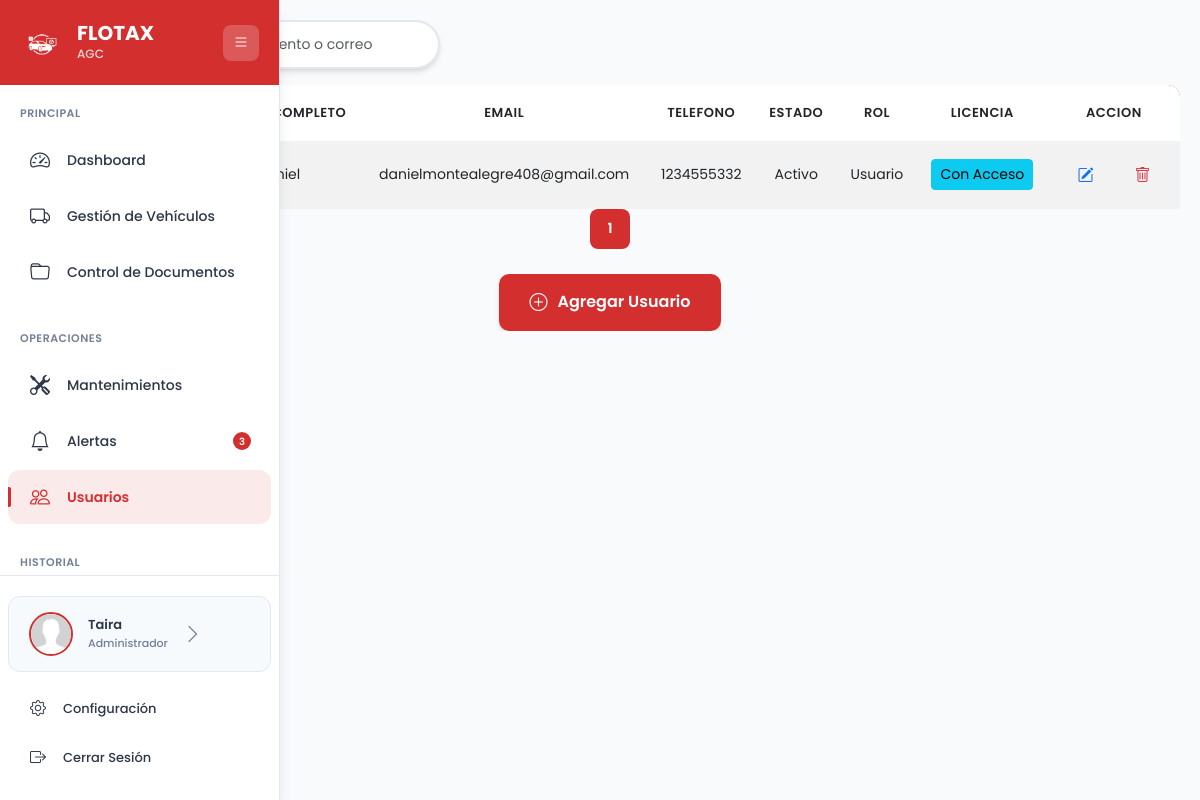
The page /roles/admin/usuarios.php (signed in) on the database its author committed.
### tables this page shows
CREATE TABLE `usuarios` (
  `documento` varchar(20) NOT NULL,
  `nombre_completo` varchar(100) NOT NULL,
  `email` varchar(100) NOT NULL,
  `password` varchar(500) NOT NULL,
  `telefono` bigint(20) NOT NULL,
  `id_estado_usuario` int(11) NOT NULL,
  `id_rol` int(11) NOT NULL,
  `reset_token` varchar(255) DEFAULT NULL,
  `reset_expira` datetime DEFAULT NULL,
  `joined_at` timestamp NOT NULL DEFAULT current_timestamp() ON UPDATE current_timestamp(),
  `foto_perfil` varchar(255) DEFAULT NULL,
  `fecha_nacimiento` date DEFAULT NULL,
  `nit_empresa` int(11) DEFAULT NULL
);

CREATE TABLE `estado_usuario` (
  `id_estado` int(11) NOT NULL,
  `tipo_stade` text NOT NULL
);

CREATE TABLE `roles` (
  `id_rol` int(11) NOT NULL,
  `tip_rol` text NOT NULL
);

### roles/admin/usuarios.php (the view, shortened to what this page needs)
<?php
$db = new Database();
$con = $db->conectar();
$documento = $_SESSION['documento'] ?? null;
$nombre_completo = $_SESSION['nombre_completo'] ?? null;
$foto_perfil = $_SESSION['foto_perfil'] ?? null;
if (!$nombre_completo || !$foto_perfil) {
    $user_query = $con->prepare("SELECT * FROM usuarios WHERE documento = :documento");
    $user_query->bindParam(':documento', $documento, PDO::PARAM_STR);
    $user_query->execute();
    $user = $user_query->fetch(PDO::FETCH_ASSOC);
    $foto_perfil = $user['foto_perfil'] ?: 'css/img/perfil.jpg';
}
?>
<!DOCTYPE html>
<html lang="es">
<head>
  <link href="https://cdn.jsdelivr.net/npm/bootstrap@5.3.0/dist/css/bootstrap.min.css" rel="stylesheet">
  <link rel="stylesheet" href="https://cdn.jsdelivr.net/npm/bootstrap-icons@1.10.0/font/bootstrap-icons.css" />
  <link rel="stylesheet" href="https://cdnjs.cloudflare.com/ajax/libs/font-awesome/6.0.0-beta3/css/all.min.css">
  <link rel="stylesheet" href="css/usuarios.css" />
</head>
<body>
  <?php include 'menu.php'; ?>
  <div class="content">
    <div class="buscador mb-3">
    </div>
    <div class="table-responsive">
      <table class="table table-striped table-bordered" id="tablaUsuarios">
        <thead class="text-center">
            <tr>
                <th>#</th>
                <th>Documento</th>
                <th>Nombre Completo</th>
                <th>Email</th>
                <th>Telefono</th>
                <th>Estado</th>
                <th>Rol</th>
                <th>Licencia</th>
                <th>Accion</th>
            </tr>
        </thead>
        <tbody>
            <?php
            $sql = $con->prepare("SELECT u.*, r.tip_rol, es.tipo_stade,
                                        IF(ul.id_acceso IS NOT NULL AND ul.estado = 1, 'con acceso', 'sin acceso') AS estado_acceso
                                 FROM usuarios AS u
                                 JOIN roles AS r ON u.id_rol = r.id_rol
                                 JOIN estado_usuario AS es ON u.id_estado_usuario = es.id_estado
                                 LEFT JOIN usuarios_licencias AS ul ON u.documento = ul.doc_usu AND ul.estado = 1
                                 WHERE u.id_rol = 2
                                 GROUP BY u.documento
                                 ORDER BY u.nombre_completo ASC");
            $sql->execute();
            $resultados = $sql->fetchAll(PDO::FETCH_ASSOC);
            $count = 1;
            foreach ($resultados as $resu) {
            ?>
            <tr class="text-center">
              <td><?php echo $count++; ?></td>
              <td><?php echo htmlspecialchars($resu['documento']); ?></td>
              <td><?php echo htmlspecialchars($resu['nombre_completo']); ?></td>
              <td><?php echo htmlspecialchars($resu['email']); ?></td>
              <td><?php echo htmlspecialchars($resu['telefono']); ?></td>
              <td><?php echo htmlspecialchars($resu['tipo_stade']); ?></td>
              <td><?php echo htmlspecialchars($resu['tip_rol']); ?></td>
              <td>
                <?php
                  if ($resu['estado_acceso'] == 'con acceso') {
                      echo '<button class="btn btn-info btn-sm btn-quitar-acceso"
                                  data-bs-toggle="modal"
                                  data-bs-target="#modalQuitarAcceso"
                                  data-documento="' . htmlspecialchars($resu['documento']) . '"
                                  data-nombre="' . htmlspecialchars($resu['nombre_completo']) . '">
                                  Con Acceso
                            </button>';
                  }
                ?>
              </td>
              <td>
                <div class="d-flex justify-content-center action-buttons">
                  <button class="text-primary me-2 edit-user" data-id="<?php echo htmlspecialchars($resu['documento']); ?>">
                    <i class="bi bi-pencil-square action-icon" title="Editar"></i>
                  </button>
                  <button class="text-danger delete-user" data-id="<?php echo htmlspecialchars($resu['documento']); ?>">
                    <i class="bi bi-trash action-icon" title="Eliminar"></i>
                  </button>
                </div>
              </td>
            </tr>
            <?php } ?>
        </tbody>
      </table>
      <nav>
        <ul class="pagination justify-content-center" id="paginacion"></ul>
      </nav>
      <div class="boton-agregar">
            <a id="btnAgregarUsuario" href="agregar_usuario.php" class="boton">
                <i class="bi bi-plus-circle"></i> Agregar Usuario
            </a>
      </div>
    </div>
  </div>
</body>
</html>

### roles/admin/menu.php (shortened to what this page needs)
<?php
$user_query = $con->prepare("SELECT documento, nombre_completo, email, telefono FROM usuarios WHERE documento = :documento");
$user_query->bindParam(':documento', $documento, PDO::PARAM_STR);
$user_query->execute();
$user = $user_query->fetch(PDO::FETCH_ASSOC);
$imagePath = htmlspecialchars($foto_perfil) . '?v=' . time();
?>
<!DOCTYPE html>
<html lang="es">
<head>
  <link href="https://cdn.jsdelivr.net/npm/bootstrap-icons@1.10.5/font/bootstrap-icons.css" rel="stylesheet">
  <link rel="stylesheet" href="css/sidebar.css">
</head>
<body>
  <div class="sidebar" id="sidebar">
    <div class="sidebar-header">
      <div class="logo-container">
        <img src="../../css/img/blanco.png" alt="Logo" class="logo">
        <div class="brand-text">
          <h1 class="brand-title">FLOTAX</h1>
          <span class="brand-subtitle">AGC</span>
        </div>
      </div>
      <button class="toggle-btn" id="toggleBtn">
        <i class="bi bi-list"></i>
      </button>
    </div>
    <nav class="sidebar-nav">
      <div class="nav-section">
        <span class="section-title">Principal</span>
        <a href="index.php" class="nav-link active">
          <i class="bi bi-speedometer2"></i>
          <span>Dashboard</span>
        </a>
        <a href="Vehiculos.php" class="nav-link">
          <i class="bi bi-truck"></i>
          <span>Gestión de Vehículos</span>
        </a>
        <a href="documentos.php" class="nav-link">
          <i class="bi bi-folder"></i>
          <span>Control de Documentos</span>
        </a>
      </div>
      <div class="nav-section">
        <span class="section-title">Operaciones</span>
        <a href="mantenimiento.php" class="nav-link">
          <i class="bi bi-tools"></i>
          <span>Mantenimientos</span>
        </a>
        <a href="alertas.php" class="nav-link">
          <i class="bi bi-bell"></i>
          <span>Alertas</span>
          <div class="nav-badge">3</div>
        </a>
        <a href="usuarios.php" class="nav-link">
          <i class="bi bi-people"></i>
          <span>Usuarios</span>
          <div class="nav-indicator"></div>
        </a>
      </div>
      <div class="nav-section">
        <span class="section-title">Historial</span>
      </div>
    </nav>
    <div class="sidebar-footer">
      <a href="perfil.php" class="nav-link profile-link">
        <div class="profile-avatar">
          <img src="<?php echo $imagePath; ?>" alt="Foto de Perfil" class="usu_imagen">
        </div>
        <div class="profile-info">
        <span class="profile-name">
          <?php
            $nombre = htmlspecialchars($user['nombre_completo']);
            echo (mb_strlen($nombre) > 10) ? mb_substr($nombre, 0, 10) . '...' : $nombre;
          ?>
        </span>          <span class="profile-role">Administrador</span>
        </div>
        <i class="bi bi-chevron-right profile-arrow"></i>
      </a>
      <div class="footer-actions">
        <a href="#" class="action-btn" title="Configuración">
          <i class="bi bi-gear"></i>
          <span>Configuración</span>
        </a>
        <a href="../../includes/salir.php" class="action-btn logout-btn" title="Cerrar Sesión">
          <i class="bi bi-box-arrow-right"></i>
          <span>Cerrar Sesión</span>
        </a>
      </div>
    </div>
  </div>
</body>
</html>

### roles/admin/css/usuarios.css (style rules this page uses)
:root { --primary-color: #667eea; --primary-gradient: linear-gradient(135deg, #667eea 0%, #764ba2 100%); --secondary-color: #2c3e50; --success-color: #27ae60; --warning-color: #f39c12; --danger-color: #e74c3c; --info-color: #3498db; --text-color: #2d3748; --text-light: #718096; --bg-color: #f8fafc; --card-bg: #ffffff; --border-color: #e2e8f0; --shadow: 0 4px 6px -1px rgba(0, 0, 0, 0.1), 0 2px 4px -1px rgba(0, 0, 0, 0.06); --shadow-lg: 0 10px 15px -3px rgba(0, 0, 0, 0.1), 0 4px 6px -2px rgba(0, 0, 0, 0.05); --transition: all 0.3s cubic-bezier(0.4, 0, 0.2, 1); --sidebar-width: 80px; --sidebar-expanded-width: 280px; --border-radius: 12px; }
body { font-family: "Poppins", sans-serif; margin: 0; padding: 0; background-color: var(--bg-color); color: var(--text-color); overflow-x: hidden; }
.content { margin-left: calc(var(--sidebar-width) + 20px); padding: 30px; transition: var(--transition); min-height: 100vh; }
.sidebar.expanded ~ .content { margin-left: calc(var(--sidebar-expanded-width) + 20px); }
.buscador { position: relative; flex: 1; max-width: 400px; }
.buscador::before { content: "\F52A"; font-family: "Bootstrap Icons"; position: absolute; left: 15px; top: 50%; transform: translateY(-50%); color: var(--text-light); font-size: 16px; z-index: 2; }
.boton-agregar { margin-top: 25px; text-align: center; }
.boton-agregar .boton { background: var(--primary-gradient); border: none; color: white; padding: 15px 30px; border-radius: 10px; font-weight: 600; font-size: 16px; text-decoration: none; transition: var(--transition); display: inline-flex; align-items: center; gap: 10px; box-shadow: var(--shadow); }
.boton-agregar .boton i { font-size: 18px; }
.table-responsive { border-radius: var(--border-radius); overflow: hidden; }
.table { margin: 0; border-collapse: separate; border-spacing: 0; font-size: 14px; }
.table thead { background: var(--primary-gradient); color: white; }
.table thead th { padding: 18px 12px; font-weight: 600; font-size: 13px; text-transform: uppercase; letter-spacing: 0.5px; border: none; white-space: nowrap; position: relative; text-align: center; }
.table thead th:first-child { border-top-left-radius: var(--border-radius); }
.table thead th:last-child { border-top-right-radius: var(--border-radius); }
.table tbody tr { transition: var(--transition); border-bottom: 1px solid var(--border-color); }
.table tbody tr:last-child { border-bottom: none; }
.table tbody td { padding: 16px 12px; vertical-align: middle; border: none; text-align: center; }
.action-buttons { display: flex; gap: 8px; justify-content: center; }
.action-icon { width: 36px; height: 36px; border-radius: 8px; display: flex; align-items: center; justify-content: center; font-size: 16px; transition: var(--transition); cursor: pointer; border: 1px solid transparent; text-decoration: none; }
.pagination { display: flex; gap: 5px; list-style: none; padding: 0; margin: 0; }
.action-buttons button { margin: 0 5px; background: none; border: none; padding: 0; cursor: pointer; }
@media (max-width: 1200px) { .content { margin-left: 20px; padding: 20px; } }
@media (max-width: 1200px) { .sidebar.expanded ~ .content { margin-left: 20px; } }
.table tbody tr { animation: slideIn 0.3s ease-out; }
.table tbody tr:nth-child(1) { animation-delay: 0.1s; }

### rows shown on the page
usuarios: foto_perfil (picture), nombre_completo "Taira"
usuarios: email "danielmontealegre408@gmail.com", telefono "1234555332", id_estado_usuario.tipo_stade "Activo", id_rol.tip_rol "Usuario"
